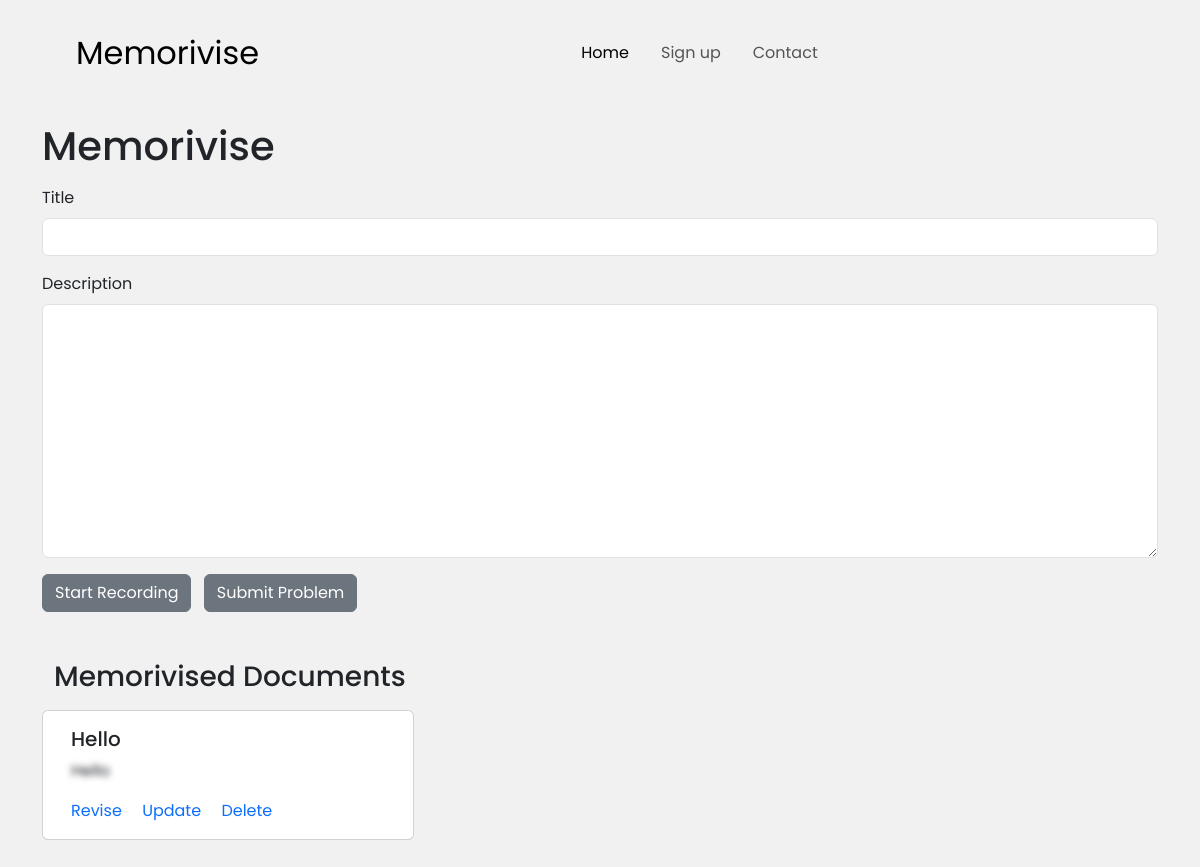
Page /memorivise on the earlier database version.
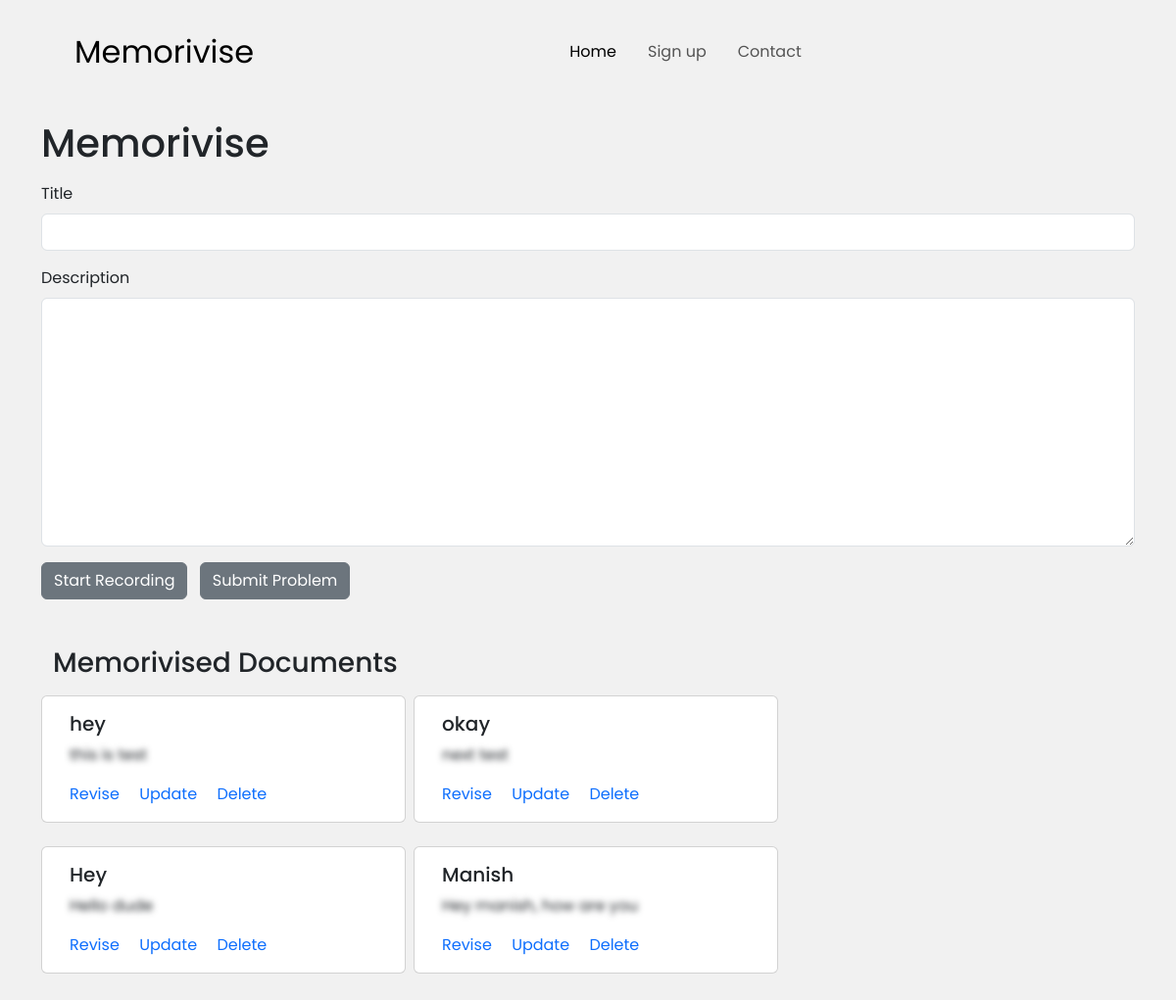
Same page on the later database version.
### memorivise/models.py (models this page shows)
class MemoriviseDB(db.Model):
    id = db.Column(db.Integer, primary_key=True)
    title = db.Column(db.String(200), nullable=False)
    document = db.Column(db.String, nullable=False)
    date = db.Column(db.DateTime, default=datetime.utcnow)

### memorivise/views.py (the view)
@views.route('/memorivise', methods=['POST', 'GET'])
def Memorivise():
    if request.method == 'POST':
        memorivise_title = request.form['title']
        memorivise_document = request.form['document']
        new_memorevise = MemoriviseDB(
            title=memorivise_title, document=memorivise_document)
        try:
            db.session.add(new_memorevise)
            db.session.commit()
            return redirect('/memorivise')
        except:
            return "there was some problem adding the content."
    else:
        revisions = MemoriviseDB.query.order_by(MemoriviseDB.date).all()
        return render_template('memorivise.html', revisions=revisions, user=current_user)

### memorivise/templates/memorivise.html (shortened to what this page needs)
{% extends 'base.html' %}
{% block body %}
<div class="container">
<h1 class="mt-3">Memorivise</h1>
<form class="mt-3" method="POST" action="/memorivise">
  <div class="mb-3">
    <label for="title" class="form-label">Title</label>
    <input
      type="text"
      class="form-control"
      name="title"
      id="title"
      aria-describedby=""
      autocomplete="off"
    />
  </div>
  <div class="mb-3">
    <label for="decsription" class="form-label">Description</label>
    <textarea class="form-control" id="transcribed-text" name="document" rows="10" cols="50"></textarea>
  </div>
      <div class="mt-3">
      <a id="transcribe-btn" class="btn btn-secondary me-2">Start Recording</a>
      <button id="stop-btn" class="btn btn-secondary" type="submit"> Submit Problem </button>
    </div>
    </form>
        <div class="revive-card-container my-5 container">
          <h3>Memorivised Documents</h3>
          <div class="revise-cards mt-3">
            <div class="row card-row d-flex">
              {% if revisions|length < 1 %}
              <h6 class="lead"> there are no saved documents available.</h6>
              {% else%}
              {% for revision in revisions %}
              <div class="card me-2 mb-4 col-lg-4">
                <div class="card-body">
                  <h5 class="card-title">{{ revision.title }}</h5>
                  <p class="card-text card-desc" style="filter:blur(3px);">
                      {{ revision.document }}
                  </p>
                  <a
                  class="card-link"
                  id="memorivise_test"
                  data-bs-toggle="modal"
                  data-bs-target="#exampleModal"
                  data-toggle="modal"
                  data-target="#exampleModal"
                  style="cursor:pointer"
                  >Revise</a
                >
                  <a href="memorivise/update/{{revision.id}}" class="card-link">Update</a>
                  <a href="memorivise/delete/{{revision.id}}" class="card-link">Delete</a>
              </div>
            </div>
              {% endfor %}
              {% endif %}
            </div>
              </html>
{% endblock body %}

Differences in the rows shown:
changed MemoriviseDB: title "Hello" → "hey"; document "Hello" → "this is test"
added MemoriviseDB: title "okay", document "next test"
added MemoriviseDB: title "Hey", document "Hello dude"
added MemoriviseDB: title "Manish", document "Hey manish, how are you"
